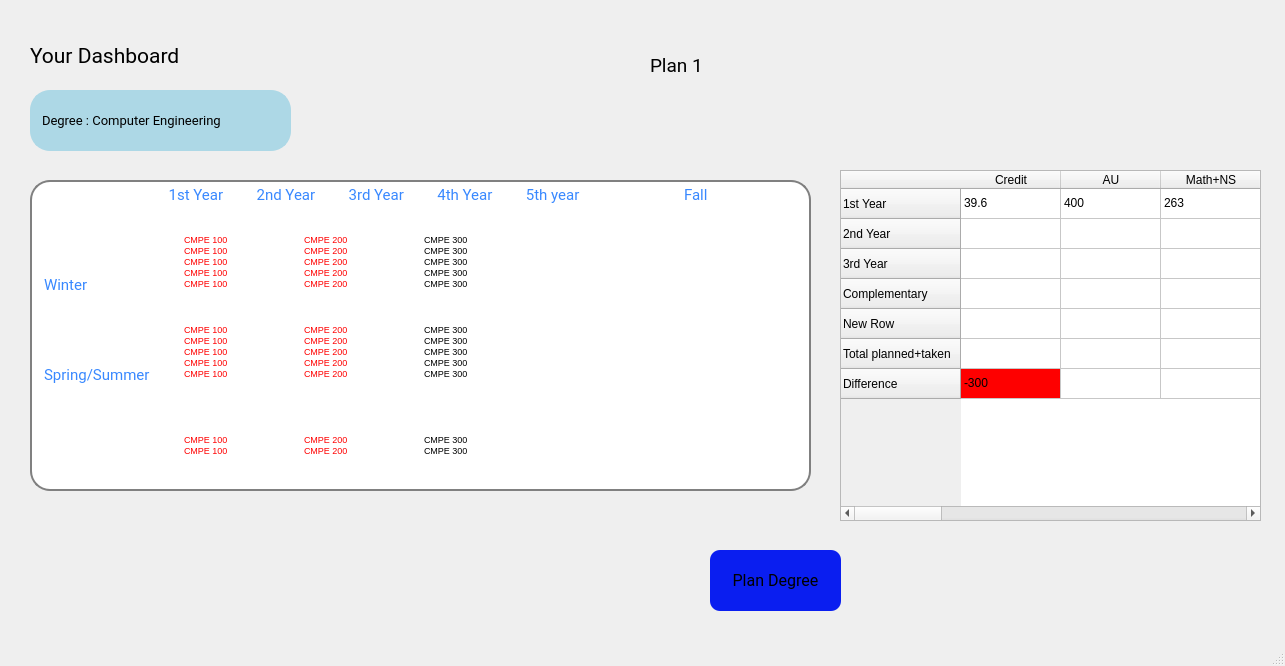
<?xml version="1.0" encoding="UTF-8"?>
<ui version="4.0">
 <class>MainWindow</class>
 <widget class="QMainWindow" name="MainWindow">
  <property name="geometry">
   <rect>
    <x>0</x>
    <y>0</y>
    <width>1285</width>
    <height>666</height>
   </rect>
  </property>
  <property name="windowTitle">
   <string>MainWindow</string>
  </property>
  <widget class="QWidget" name="centralwidget">
   <widget class="QLabel" name="label">
    <property name="geometry">
     <rect>
      <x>30</x>
      <y>20</y>
      <width>201</width>
      <height>71</height>
     </rect>
    </property>
    <property name="font">
     <font>
      <family>Roboto</family>
      <pointsize>16</pointsize>
     </font>
    </property>
    <property name="text">
     <string>Your Dashboard</string>
    </property>
   </widget>
   <widget class="QLineEdit" name="lineEdit">
    <property name="geometry">
     <rect>
      <x>30</x>
      <y>90</y>
      <width>261</width>
      <height>61</height>
     </rect>
    </property>
    <property name="font">
     <font>
      <family>Roboto</family>
      <pointsize>10</pointsize>
     </font>
    </property>
    <property name="styleSheet">
     <string notr="true"> QLineEdit {
     border: 2px solid lightblue;
     border-radius: 20px;
     padding: 0 8px;
     background: lightblue;
     selection-background-color: darkgray;
 }</string>
    </property>
    <property name="text">
     <string>Degree : Computer Engineering</string>
    </property>
    <property name="readOnly">
     <bool>true</bool>
    </property>
   </widget>
   <widget class="QTextEdit" name="textEdit">
    <property name="geometry">
     <rect>
      <x>30</x>
      <y>180</y>
      <width>781</width>
      <height>311</height>
     </rect>
    </property>
    <property name="font">
     <font>
      <family>Roboto</family>
      <pointsize>9</pointsize>
     </font>
    </property>
    <property name="styleSheet">
     <string notr="true"> QTextEdit {
     border: 2px solid gray;
     border-radius: 20px;
     padding: 0 8px;
     background: white;
     selection-background-color: darkgray;
	
	color: rgb(56, 136, 255);

 }</string>
    </property>
    <property name="html">
     <string>&lt;!DOCTYPE HTML PUBLIC &quot;-//W3C//DTD HTML 4.0//EN&quot; &quot;http://www.w3.org/TR/REC-html40/strict.dtd&quot;&gt;
&lt;html&gt;&lt;head&gt;&lt;meta name=&quot;qrichtext&quot; content=&quot;1&quot; /&gt;&lt;style type=&quot;text/css&quot;&gt;
p, li { white-space: pre-wrap; }
&lt;/style&gt;&lt;/head&gt;&lt;body style=&quot; font-family:'Roboto'; font-size:9pt; font-weight:400; font-style:normal;&quot;&gt;
&lt;p style=&quot; margin-top:0px; margin-bottom:0px; margin-left:0px; margin-right:0px; -qt-block-indent:0; text-indent:0px;&quot;&gt;&lt;span style=&quot; font-family:'MS Shell Dlg 2'; font-size:11pt;&quot;&gt;	            1st Year         2nd Year         3rd Year         4th Year         5th year		Fall	&lt;/span&gt;&lt;/p&gt;
&lt;p style=&quot;-qt-paragraph-type:empty; margin-top:0px; margin-bottom:0px; margin-left:0px; margin-right:0px; -qt-block-indent:0; text-indent:0px; font-family:'MS Shell Dlg 2'; font-size:11pt;&quot;&gt;&lt;br /&gt;&lt;/p&gt;
&lt;p style=&quot;-qt-paragraph-type:empty; margin-top:0px; margin-bottom:0px; margin-left:0px; margin-right:0px; -qt-block-indent:0; text-indent:0px; font-family:'MS Shell Dlg 2'; font-size:11pt;&quot;&gt;&lt;br /&gt;&lt;/p&gt;
&lt;p style=&quot;-qt-paragraph-type:empty; margin-top:0px; margin-bottom:0px; margin-left:0px; margin-right:0px; -qt-block-indent:0; text-indent:0px; font-family:'MS Shell Dlg 2'; font-size:11pt;&quot;&gt;&lt;br /&gt;&lt;/p&gt;
&lt;p style=&quot;-qt-paragraph-type:empty; margin-top:0px; margin-bottom:0px; margin-left:0px; margin-right:0px; -qt-block-indent:0; text-indent:0px; font-family:'MS Shell Dlg 2'; font-size:11pt;&quot;&gt;&lt;br /&gt;&lt;/p&gt;
&lt;p style=&quot; margin-top:0px; margin-bottom:0px; margin-left:0px; margin-right:0px; -qt-block-indent:0; text-indent:0px;&quot;&gt;&lt;span style=&quot; font-family:'MS Shell Dlg 2'; font-size:11pt;&quot;&gt;Winter&lt;/span&gt;&lt;/p&gt;
&lt;p style=&quot;-qt-paragraph-type:empty; margin-top:0px; margin-bottom:0px; margin-left:0px; margin-right:0px; -qt-block-indent:0; text-indent:0px; font-family:'MS Shell Dlg 2'; font-size:11pt;&quot;&gt;&lt;br /&gt;&lt;/p&gt;
&lt;p style=&quot;-qt-paragraph-type:empty; margin-top:0px; margin-bottom:0px; margin-left:0px; margin-right:0px; -qt-block-indent:0; text-indent:0px; font-family:'MS Shell Dlg 2'; font-size:11pt;&quot;&gt;&lt;br /&gt;&lt;/p&gt;
&lt;p style=&quot;-qt-paragraph-type:empty; margin-top:0px; margin-bottom:0px; margin-left:0px; margin-right:0px; -qt-block-indent:0; text-indent:0px; font-family:'MS Shell Dlg 2'; font-size:11pt;&quot;&gt;&lt;br /&gt;&lt;/p&gt;
&lt;p style=&quot;-qt-paragraph-type:empty; margin-top:0px; margin-bottom:0px; margin-left:0px; margin-right:0px; -qt-block-indent:0; text-indent:0px; font-family:'MS Shell Dlg 2'; font-size:11pt;&quot;&gt;&lt;br /&gt;&lt;/p&gt;
&lt;p style=&quot; margin-top:0px; margin-bottom:0px; margin-left:0px; margin-right:0px; -qt-block-indent:0; text-indent:0px;&quot;&gt;&lt;span style=&quot; font-family:'MS Shell Dlg 2'; font-size:11pt;&quot;&gt;Spring/Summer&lt;/span&gt;&lt;/p&gt;&lt;/body&gt;&lt;/html&gt;</string>
    </property>
   </widget>
   <widget class="QLabel" name="label_2">
    <property name="geometry">
     <rect>
      <x>650</x>
      <y>40</y>
      <width>141</width>
      <height>51</height>
     </rect>
    </property>
    <property name="font">
     <font>
      <family>Roboto</family>
      <pointsize>14</pointsize>
     </font>
    </property>
    <property name="text">
     <string>Plan 1</string>
    </property>
   </widget>
   <widget class="QTextBrowser" name="textBrowser">
    <property name="geometry">
     <rect>
      <x>180</x>
      <y>230</y>
      <width>101</width>
      <height>81</height>
     </rect>
    </property>
    <property name="styleSheet">
     <string notr="true">color: rgb(255, 0, 0);
border: 0px solid lightblue;
</string>
    </property>
    <property name="verticalScrollBarPolicy">
     <enum>Qt::ScrollBarAlwaysOff</enum>
    </property>
    <property name="html">
     <string>&lt;!DOCTYPE HTML PUBLIC &quot;-//W3C//DTD HTML 4.0//EN&quot; &quot;http://www.w3.org/TR/REC-html40/strict.dtd&quot;&gt;
&lt;html&gt;&lt;head&gt;&lt;meta name=&quot;qrichtext&quot; content=&quot;1&quot; /&gt;&lt;style type=&quot;text/css&quot;&gt;
p, li { white-space: pre-wrap; }
&lt;/style&gt;&lt;/head&gt;&lt;body style=&quot; font-family:'MS Shell Dlg 2'; font-size:7.8pt; font-weight:400; font-style:normal;&quot;&gt;
&lt;p style=&quot; margin-top:0px; margin-bottom:0px; margin-left:0px; margin-right:0px; -qt-block-indent:0; text-indent:0px;&quot;&gt;&lt;span style=&quot; font-size:7pt;&quot;&gt;CMPE 100&lt;/span&gt;&lt;/p&gt;
&lt;p style=&quot; margin-top:0px; margin-bottom:0px; margin-left:0px; margin-right:0px; -qt-block-indent:0; text-indent:0px;&quot;&gt;&lt;span style=&quot; font-size:7pt;&quot;&gt;CMPE 100&lt;/span&gt;&lt;/p&gt;
&lt;p style=&quot; margin-top:0px; margin-bottom:0px; margin-left:0px; margin-right:0px; -qt-block-indent:0; text-indent:0px;&quot;&gt;&lt;span style=&quot; font-size:7pt;&quot;&gt;CMPE 100&lt;/span&gt;&lt;/p&gt;
&lt;p style=&quot; margin-top:0px; margin-bottom:0px; margin-left:0px; margin-right:0px; -qt-block-indent:0; text-indent:0px;&quot;&gt;&lt;span style=&quot; font-size:7pt;&quot;&gt;CMPE 100&lt;/span&gt;&lt;/p&gt;
&lt;p style=&quot; margin-top:0px; margin-bottom:0px; margin-left:0px; margin-right:0px; -qt-block-indent:0; text-indent:0px;&quot;&gt;&lt;span style=&quot; font-size:7pt;&quot;&gt;CMPE 100&lt;/span&gt;&lt;/p&gt;
&lt;p style=&quot;-qt-paragraph-type:empty; margin-top:0px; margin-bottom:0px; margin-left:0px; margin-right:0px; -qt-block-indent:0; text-indent:0px; font-size:7pt;&quot;&gt;&lt;br /&gt;&lt;/p&gt;&lt;/body&gt;&lt;/html&gt;</string>
    </property>
   </widget>
   <widget class="QTextBrowser" name="textBrowser_3">
    <property name="geometry">
     <rect>
      <x>420</x>
      <y>230</y>
      <width>101</width>
      <height>81</height>
     </rect>
    </property>
    <property name="styleSheet">
     <string notr="true">border: 0px solid lightblue;</string>
    </property>
    <property name="verticalScrollBarPolicy">
     <enum>Qt::ScrollBarAlwaysOff</enum>
    </property>
    <property name="html">
     <string>&lt;!DOCTYPE HTML PUBLIC &quot;-//W3C//DTD HTML 4.0//EN&quot; &quot;http://www.w3.org/TR/REC-html40/strict.dtd&quot;&gt;
&lt;html&gt;&lt;head&gt;&lt;meta name=&quot;qrichtext&quot; content=&quot;1&quot; /&gt;&lt;style type=&quot;text/css&quot;&gt;
p, li { white-space: pre-wrap; }
&lt;/style&gt;&lt;/head&gt;&lt;body style=&quot; font-family:'MS Shell Dlg 2'; font-size:7.8pt; font-weight:400; font-style:normal;&quot;&gt;
&lt;p style=&quot; margin-top:0px; margin-bottom:0px; margin-left:0px; margin-right:0px; -qt-block-indent:0; text-indent:0px;&quot;&gt;&lt;span style=&quot; font-size:7pt;&quot;&gt;CMPE 300&lt;/span&gt;&lt;/p&gt;
&lt;p style=&quot; margin-top:0px; margin-bottom:0px; margin-left:0px; margin-right:0px; -qt-block-indent:0; text-indent:0px;&quot;&gt;&lt;span style=&quot; font-size:7pt;&quot;&gt;CMPE 300&lt;/span&gt;&lt;/p&gt;
&lt;p style=&quot; margin-top:0px; margin-bottom:0px; margin-left:0px; margin-right:0px; -qt-block-indent:0; text-indent:0px;&quot;&gt;&lt;span style=&quot; font-size:7pt;&quot;&gt;CMPE 300&lt;/span&gt;&lt;/p&gt;
&lt;p style=&quot; margin-top:0px; margin-bottom:0px; margin-left:0px; margin-right:0px; -qt-block-indent:0; text-indent:0px;&quot;&gt;&lt;span style=&quot; font-size:7pt;&quot;&gt;CMPE 300&lt;/span&gt;&lt;/p&gt;
&lt;p style=&quot; margin-top:0px; margin-bottom:0px; margin-left:0px; margin-right:0px; -qt-block-indent:0; text-indent:0px;&quot;&gt;&lt;span style=&quot; font-size:7pt;&quot;&gt;CMPE 300&lt;/span&gt;&lt;/p&gt;
&lt;p style=&quot;-qt-paragraph-type:empty; margin-top:0px; margin-bottom:0px; margin-left:0px; margin-right:0px; -qt-block-indent:0; text-indent:0px; font-size:7pt;&quot;&gt;&lt;br /&gt;&lt;/p&gt;&lt;/body&gt;&lt;/html&gt;</string>
    </property>
   </widget>
   <widget class="QTextBrowser" name="textBrowser_6">
    <property name="geometry">
     <rect>
      <x>180</x>
      <y>320</y>
      <width>101</width>
      <height>81</height>
     </rect>
    </property>
    <property name="styleSheet">
     <string notr="true">color: rgb(255, 0, 0);


border: 0px solid lightblue;</string>
    </property>
    <property name="verticalScrollBarPolicy">
     <enum>Qt::ScrollBarAlwaysOff</enum>
    </property>
    <property name="html">
     <string>&lt;!DOCTYPE HTML PUBLIC &quot;-//W3C//DTD HTML 4.0//EN&quot; &quot;http://www.w3.org/TR/REC-html40/strict.dtd&quot;&gt;
&lt;html&gt;&lt;head&gt;&lt;meta name=&quot;qrichtext&quot; content=&quot;1&quot; /&gt;&lt;style type=&quot;text/css&quot;&gt;
p, li { white-space: pre-wrap; }
&lt;/style&gt;&lt;/head&gt;&lt;body style=&quot; font-family:'MS Shell Dlg 2'; font-size:7.8pt; font-weight:400; font-style:normal;&quot;&gt;
&lt;p style=&quot; margin-top:0px; margin-bottom:0px; margin-left:0px; margin-right:0px; -qt-block-indent:0; text-indent:0px;&quot;&gt;&lt;span style=&quot; font-size:7pt;&quot;&gt;CMPE 100&lt;/span&gt;&lt;/p&gt;
&lt;p style=&quot; margin-top:0px; margin-bottom:0px; margin-left:0px; margin-right:0px; -qt-block-indent:0; text-indent:0px;&quot;&gt;&lt;span style=&quot; font-size:7pt;&quot;&gt;CMPE 100&lt;/span&gt;&lt;/p&gt;
&lt;p style=&quot; margin-top:0px; margin-bottom:0px; margin-left:0px; margin-right:0px; -qt-block-indent:0; text-indent:0px;&quot;&gt;&lt;span style=&quot; font-size:7pt;&quot;&gt;CMPE 100&lt;/span&gt;&lt;/p&gt;
&lt;p style=&quot; margin-top:0px; margin-bottom:0px; margin-left:0px; margin-right:0px; -qt-block-indent:0; text-indent:0px;&quot;&gt;&lt;span style=&quot; font-size:7pt;&quot;&gt;CMPE 100&lt;/span&gt;&lt;/p&gt;
&lt;p style=&quot; margin-top:0px; margin-bottom:0px; margin-left:0px; margin-right:0px; -qt-block-indent:0; text-indent:0px;&quot;&gt;&lt;span style=&quot; font-size:7pt;&quot;&gt;CMPE 100&lt;/span&gt;&lt;/p&gt;
&lt;p style=&quot;-qt-paragraph-type:empty; margin-top:0px; margin-bottom:0px; margin-left:0px; margin-right:0px; -qt-block-indent:0; text-indent:0px; font-size:7pt;&quot;&gt;&lt;br /&gt;&lt;/p&gt;&lt;/body&gt;&lt;/html&gt;</string>
    </property>
   </widget>
   <widget class="QTextBrowser" name="textBrowser_7">
    <property name="geometry">
     <rect>
      <x>180</x>
      <y>430</y>
      <width>71</width>
      <height>41</height>
     </rect>
    </property>
    <property name="styleSheet">
     <string notr="true">color: rgb(255, 0, 0);

border: 0px solid lightblue;</string>
    </property>
    <property name="verticalScrollBarPolicy">
     <enum>Qt::ScrollBarAlwaysOff</enum>
    </property>
    <property name="html">
     <string>&lt;!DOCTYPE HTML PUBLIC &quot;-//W3C//DTD HTML 4.0//EN&quot; &quot;http://www.w3.org/TR/REC-html40/strict.dtd&quot;&gt;
&lt;html&gt;&lt;head&gt;&lt;meta name=&quot;qrichtext&quot; content=&quot;1&quot; /&gt;&lt;style type=&quot;text/css&quot;&gt;
p, li { white-space: pre-wrap; }
&lt;/style&gt;&lt;/head&gt;&lt;body style=&quot; font-family:'MS Shell Dlg 2'; font-size:7.8pt; font-weight:400; font-style:normal;&quot;&gt;
&lt;p style=&quot; margin-top:0px; margin-bottom:0px; margin-left:0px; margin-right:0px; -qt-block-indent:0; text-indent:0px;&quot;&gt;&lt;span style=&quot; font-size:7pt;&quot;&gt;CMPE 100&lt;/span&gt;&lt;/p&gt;
&lt;p style=&quot; margin-top:0px; margin-bottom:0px; margin-left:0px; margin-right:0px; -qt-block-indent:0; text-indent:0px;&quot;&gt;&lt;span style=&quot; font-size:7pt;&quot;&gt;CMPE 100&lt;/span&gt;&lt;/p&gt;
&lt;p style=&quot;-qt-paragraph-type:empty; margin-top:0px; margin-bottom:0px; margin-left:0px; margin-right:0px; -qt-block-indent:0; text-indent:0px;&quot;&gt;&lt;br /&gt;&lt;/p&gt;&lt;/body&gt;&lt;/html&gt;</string>
    </property>
   </widget>
   <widget class="QTextBrowser" name="textBrowser_8">
    <property name="geometry">
     <rect>
      <x>300</x>
      <y>230</y>
      <width>101</width>
      <height>81</height>
     </rect>
    </property>
    <property name="styleSheet">
     <string notr="true">color: rgb(255, 0, 0);

border: 0px solid lightblue;</string>
    </property>
    <property name="verticalScrollBarPolicy">
     <enum>Qt::ScrollBarAlwaysOff</enum>
    </property>
    <property name="html">
     <string>&lt;!DOCTYPE HTML PUBLIC &quot;-//W3C//DTD HTML 4.0//EN&quot; &quot;http://www.w3.org/TR/REC-html40/strict.dtd&quot;&gt;
&lt;html&gt;&lt;head&gt;&lt;meta name=&quot;qrichtext&quot; content=&quot;1&quot; /&gt;&lt;style type=&quot;text/css&quot;&gt;
p, li { white-space: pre-wrap; }
&lt;/style&gt;&lt;/head&gt;&lt;body style=&quot; font-family:'MS Shell Dlg 2'; font-size:7.8pt; font-weight:400; font-style:normal;&quot;&gt;
&lt;p style=&quot; margin-top:0px; margin-bottom:0px; margin-left:0px; margin-right:0px; -qt-block-indent:0; text-indent:0px;&quot;&gt;&lt;span style=&quot; font-size:7pt;&quot;&gt;CMPE 200&lt;/span&gt;&lt;/p&gt;
&lt;p style=&quot; margin-top:0px; margin-bottom:0px; margin-left:0px; margin-right:0px; -qt-block-indent:0; text-indent:0px;&quot;&gt;&lt;span style=&quot; font-size:7pt;&quot;&gt;CMPE 200&lt;/span&gt;&lt;/p&gt;
&lt;p style=&quot; margin-top:0px; margin-bottom:0px; margin-left:0px; margin-right:0px; -qt-block-indent:0; text-indent:0px;&quot;&gt;&lt;span style=&quot; font-size:7pt;&quot;&gt;CMPE 200&lt;/span&gt;&lt;/p&gt;
&lt;p style=&quot; margin-top:0px; margin-bottom:0px; margin-left:0px; margin-right:0px; -qt-block-indent:0; text-indent:0px;&quot;&gt;&lt;span style=&quot; font-size:7pt;&quot;&gt;CMPE 200&lt;/span&gt;&lt;/p&gt;
&lt;p style=&quot; margin-top:0px; margin-bottom:0px; margin-left:0px; margin-right:0px; -qt-block-indent:0; text-indent:0px;&quot;&gt;&lt;span style=&quot; font-size:7pt;&quot;&gt;CMPE 200&lt;/span&gt;&lt;/p&gt;&lt;/body&gt;&lt;/html&gt;</string>
    </property>
   </widget>
   <widget class="QTextBrowser" name="textBrowser_9">
    <property name="geometry">
     <rect>
      <x>300</x>
      <y>320</y>
      <width>101</width>
      <height>81</height>
     </rect>
    </property>
    <property name="styleSheet">
     <string notr="true">color: rgb(255, 0, 0);

border: 0px solid lightblue;</string>
    </property>
    <property name="verticalScrollBarPolicy">
     <enum>Qt::ScrollBarAlwaysOff</enum>
    </property>
    <property name="html">
     <string>&lt;!DOCTYPE HTML PUBLIC &quot;-//W3C//DTD HTML 4.0//EN&quot; &quot;http://www.w3.org/TR/REC-html40/strict.dtd&quot;&gt;
&lt;html&gt;&lt;head&gt;&lt;meta name=&quot;qrichtext&quot; content=&quot;1&quot; /&gt;&lt;style type=&quot;text/css&quot;&gt;
p, li { white-space: pre-wrap; }
&lt;/style&gt;&lt;/head&gt;&lt;body style=&quot; font-family:'MS Shell Dlg 2'; font-size:7.8pt; font-weight:400; font-style:normal;&quot;&gt;
&lt;p style=&quot; margin-top:0px; margin-bottom:0px; margin-left:0px; margin-right:0px; -qt-block-indent:0; text-indent:0px;&quot;&gt;&lt;span style=&quot; font-size:7pt;&quot;&gt;CMPE 200&lt;/span&gt;&lt;/p&gt;
&lt;p style=&quot; margin-top:0px; margin-bottom:0px; margin-left:0px; margin-right:0px; -qt-block-indent:0; text-indent:0px;&quot;&gt;&lt;span style=&quot; font-size:7pt;&quot;&gt;CMPE 200&lt;/span&gt;&lt;/p&gt;
&lt;p style=&quot; margin-top:0px; margin-bottom:0px; margin-left:0px; margin-right:0px; -qt-block-indent:0; text-indent:0px;&quot;&gt;&lt;span style=&quot; font-size:7pt;&quot;&gt;CMPE 200&lt;/span&gt;&lt;/p&gt;
&lt;p style=&quot; margin-top:0px; margin-bottom:0px; margin-left:0px; margin-right:0px; -qt-block-indent:0; text-indent:0px;&quot;&gt;&lt;span style=&quot; font-size:7pt;&quot;&gt;CMPE 200&lt;/span&gt;&lt;/p&gt;
&lt;p style=&quot; margin-top:0px; margin-bottom:0px; margin-left:0px; margin-right:0px; -qt-block-indent:0; text-indent:0px;&quot;&gt;&lt;span style=&quot; font-size:7pt;&quot;&gt;CMPE 200&lt;/span&gt;&lt;/p&gt;&lt;/body&gt;&lt;/html&gt;</string>
    </property>
   </widget>
   <widget class="QTextBrowser" name="textBrowser_10">
    <property name="geometry">
     <rect>
      <x>300</x>
      <y>430</y>
      <width>71</width>
      <height>41</height>
     </rect>
    </property>
    <property name="styleSheet">
     <string notr="true">color: rgb(255, 0, 0);
border: 0px solid lightblue;</string>
    </property>
    <property name="verticalScrollBarPolicy">
     <enum>Qt::ScrollBarAlwaysOff</enum>
    </property>
    <property name="html">
     <string>&lt;!DOCTYPE HTML PUBLIC &quot;-//W3C//DTD HTML 4.0//EN&quot; &quot;http://www.w3.org/TR/REC-html40/strict.dtd&quot;&gt;
&lt;html&gt;&lt;head&gt;&lt;meta name=&quot;qrichtext&quot; content=&quot;1&quot; /&gt;&lt;style type=&quot;text/css&quot;&gt;
p, li { white-space: pre-wrap; }
&lt;/style&gt;&lt;/head&gt;&lt;body style=&quot; font-family:'MS Shell Dlg 2'; font-size:7.8pt; font-weight:400; font-style:normal;&quot;&gt;
&lt;p style=&quot; margin-top:0px; margin-bottom:0px; margin-left:0px; margin-right:0px; -qt-block-indent:0; text-indent:0px;&quot;&gt;&lt;span style=&quot; font-size:7pt;&quot;&gt;CMPE 200&lt;/span&gt;&lt;/p&gt;
&lt;p style=&quot; margin-top:0px; margin-bottom:0px; margin-left:0px; margin-right:0px; -qt-block-indent:0; text-indent:0px;&quot;&gt;&lt;span style=&quot; font-size:7pt;&quot;&gt;CMPE 200&lt;/span&gt;&lt;/p&gt;
&lt;p style=&quot;-qt-paragraph-type:empty; margin-top:0px; margin-bottom:0px; margin-left:0px; margin-right:0px; -qt-block-indent:0; text-indent:0px;&quot;&gt;&lt;br /&gt;&lt;/p&gt;&lt;/body&gt;&lt;/html&gt;</string>
    </property>
   </widget>
   <widget class="QTextBrowser" name="textBrowser_11">
    <property name="geometry">
     <rect>
      <x>420</x>
      <y>320</y>
      <width>101</width>
      <height>81</height>
     </rect>
    </property>
    <property name="styleSheet">
     <string notr="true">border: 0px solid lightblue;</string>
    </property>
    <property name="verticalScrollBarPolicy">
     <enum>Qt::ScrollBarAlwaysOff</enum>
    </property>
    <property name="html">
     <string>&lt;!DOCTYPE HTML PUBLIC &quot;-//W3C//DTD HTML 4.0//EN&quot; &quot;http://www.w3.org/TR/REC-html40/strict.dtd&quot;&gt;
&lt;html&gt;&lt;head&gt;&lt;meta name=&quot;qrichtext&quot; content=&quot;1&quot; /&gt;&lt;style type=&quot;text/css&quot;&gt;
p, li { white-space: pre-wrap; }
&lt;/style&gt;&lt;/head&gt;&lt;body style=&quot; font-family:'MS Shell Dlg 2'; font-size:7.8pt; font-weight:400; font-style:normal;&quot;&gt;
&lt;p style=&quot; margin-top:0px; margin-bottom:0px; margin-left:0px; margin-right:0px; -qt-block-indent:0; text-indent:0px;&quot;&gt;&lt;span style=&quot; font-size:7pt;&quot;&gt;CMPE 300&lt;/span&gt;&lt;/p&gt;
&lt;p style=&quot; margin-top:0px; margin-bottom:0px; margin-left:0px; margin-right:0px; -qt-block-indent:0; text-indent:0px;&quot;&gt;&lt;span style=&quot; font-size:7pt;&quot;&gt;CMPE 300&lt;/span&gt;&lt;/p&gt;
&lt;p style=&quot; margin-top:0px; margin-bottom:0px; margin-left:0px; margin-right:0px; -qt-block-indent:0; text-indent:0px;&quot;&gt;&lt;span style=&quot; font-size:7pt;&quot;&gt;CMPE 300&lt;/span&gt;&lt;/p&gt;
&lt;p style=&quot; margin-top:0px; margin-bottom:0px; margin-left:0px; margin-right:0px; -qt-block-indent:0; text-indent:0px;&quot;&gt;&lt;span style=&quot; font-size:7pt;&quot;&gt;CMPE 300&lt;/span&gt;&lt;/p&gt;
&lt;p style=&quot; margin-top:0px; margin-bottom:0px; margin-left:0px; margin-right:0px; -qt-block-indent:0; text-indent:0px;&quot;&gt;&lt;span style=&quot; font-size:7pt;&quot;&gt;CMPE 300&lt;/span&gt;&lt;/p&gt;
&lt;p style=&quot;-qt-paragraph-type:empty; margin-top:0px; margin-bottom:0px; margin-left:0px; margin-right:0px; -qt-block-indent:0; text-indent:0px; font-size:7pt;&quot;&gt;&lt;br /&gt;&lt;/p&gt;&lt;/body&gt;&lt;/html&gt;</string>
    </property>
   </widget>
   <widget class="QTextBrowser" name="textBrowser_12">
    <property name="geometry">
     <rect>
      <x>420</x>
      <y>430</y>
      <width>71</width>
      <height>41</height>
     </rect>
    </property>
    <property name="styleSheet">
     <string notr="true">
border: 0px solid lightblue;</string>
    </property>
    <property name="verticalScrollBarPolicy">
     <enum>Qt::ScrollBarAlwaysOff</enum>
    </property>
    <property name="html">
     <string>&lt;!DOCTYPE HTML PUBLIC &quot;-//W3C//DTD HTML 4.0//EN&quot; &quot;http://www.w3.org/TR/REC-html40/strict.dtd&quot;&gt;
&lt;html&gt;&lt;head&gt;&lt;meta name=&quot;qrichtext&quot; content=&quot;1&quot; /&gt;&lt;style type=&quot;text/css&quot;&gt;
p, li { white-space: pre-wrap; }
&lt;/style&gt;&lt;/head&gt;&lt;body style=&quot; font-family:'MS Shell Dlg 2'; font-size:7.8pt; font-weight:400; font-style:normal;&quot;&gt;
&lt;p style=&quot; margin-top:0px; margin-bottom:0px; margin-left:0px; margin-right:0px; -qt-block-indent:0; text-indent:0px;&quot;&gt;&lt;span style=&quot; font-size:7pt;&quot;&gt;CMPE 300&lt;/span&gt;&lt;/p&gt;
&lt;p style=&quot; margin-top:0px; margin-bottom:0px; margin-left:0px; margin-right:0px; -qt-block-indent:0; text-indent:0px;&quot;&gt;&lt;span style=&quot; font-size:7pt;&quot;&gt;CMPE 300&lt;/span&gt;&lt;/p&gt;
&lt;p style=&quot;-qt-paragraph-type:empty; margin-top:0px; margin-bottom:0px; margin-left:0px; margin-right:0px; -qt-block-indent:0; text-indent:0px;&quot;&gt;&lt;br /&gt;&lt;/p&gt;&lt;/body&gt;&lt;/html&gt;</string>
    </property>
   </widget>
   <widget class="QPushButton" name="pushButton">
    <property name="geometry">
     <rect>
      <x>710</x>
      <y>550</y>
      <width>131</width>
      <height>61</height>
     </rect>
    </property>
    <property name="font">
     <font>
      <family>Roboto</family>
      <pointsize>12</pointsize>
     </font>
    </property>
    <property name="styleSheet">
     <string notr="true">background-color: rgb(10, 30, 240);
  border-radius: 10px;</string>
    </property>
    <property name="text">
     <string>Plan Degree</string>
    </property>
   </widget>
   <widget class="QTableWidget" name="tableWidget">
    <property name="geometry">
     <rect>
      <x>840</x>
      <y>170</y>
      <width>421</width>
      <height>351</height>
     </rect>
    </property>
    <property name="styleSheet">
     <string notr="true"/>
    </property>
    <row>
     <property name="text">
      <string>1st Year</string>
     </property>
    </row>
    <row>
     <property name="text">
      <string>2nd Year</string>
     </property>
    </row>
    <row>
     <property name="text">
      <string>3rd Year</string>
     </property>
    </row>
    <row>
     <property name="text">
      <string>Complementary</string>
     </property>
    </row>
    <row>
     <property name="text">
      <string>New Row</string>
     </property>
    </row>
    <row>
     <property name="text">
      <string>Total planned+taken</string>
     </property>
    </row>
    <row>
     <property name="text">
      <string>Difference</string>
     </property>
    </row>
    <column>
     <property name="text">
      <string>Credit</string>
     </property>
    </column>
    <column>
     <property name="text">
      <string>AU</string>
     </property>
    </column>
    <column>
     <property name="text">
      <string>Math+NS</string>
     </property>
    </column>
    <column>
     <property name="text">
      <string>Math</string>
     </property>
    </column>
    <column>
     <property name="text">
      <string>NS</string>
     </property>
    </column>
    <column>
     <property name="text">
      <string>CS</string>
     </property>
    </column>
    <column>
     <property name="text">
      <string>ES</string>
     </property>
    </column>
    <column>
     <property name="text">
      <string>ED</string>
     </property>
    </column>
    <column>
     <property name="text">
      <string>ES+ED</string>
     </property>
    </column>
    <item row="0" column="0">
     <property name="text">
      <string>39.6</string>
     </property>
    </item>
    <item row="0" column="1">
     <property name="text">
      <string>400</string>
     </property>
    </item>
    <item row="0" column="2">
     <property name="text">
      <string>263</string>
     </property>
    </item>
    <item row="6" column="0">
     <property name="text">
      <string>-300</string>
     </property>
     <property name="background">
      <brush brushstyle="SolidPattern">
       <color alpha="255">
        <red>254</red>
        <green>0</green>
        <blue>0</blue>
       </color>
      </brush>
     </property>
    </item>
   </widget>
  </widget>
  <widget class="QMenuBar" name="menubar">
   <property name="geometry">
    <rect>
     <x>0</x>
     <y>0</y>
     <width>1285</width>
     <height>26</height>
    </rect>
   </property>
  </widget>
  <widget class="QStatusBar" name="statusbar"/>
 </widget>
 <resources/>
 <connections/>
</ui>
